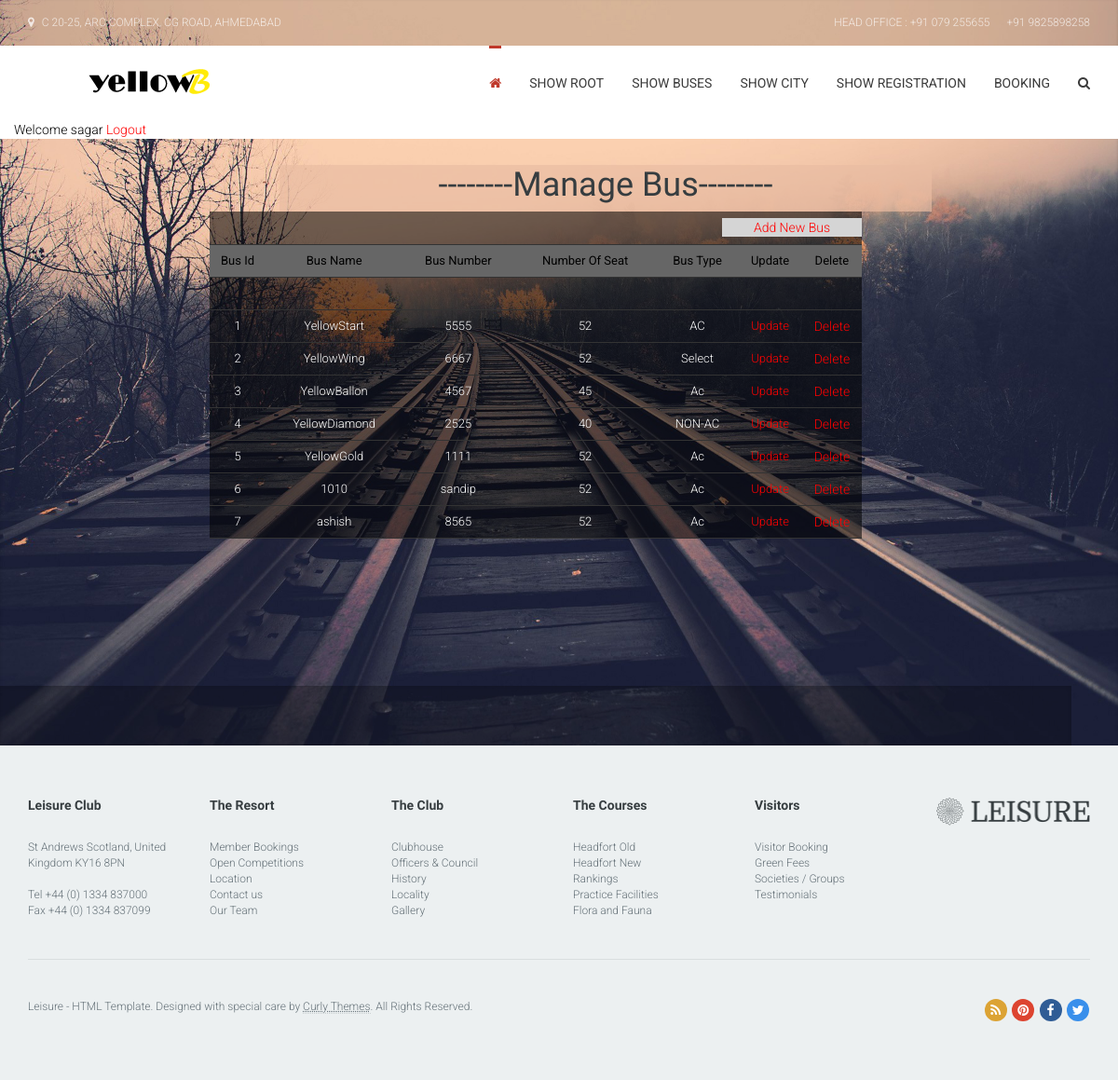
/showbus.php (signed in), run on the app's committed database.
### tables this page shows
CREATE TABLE IF NOT EXISTS `bus` (
  `bus_id` int(10) NOT NULL AUTO_INCREMENT,
  `bus_name` varchar(20) NOT NULL,
  `bus_number` varchar(10) NOT NULL,
  `no_of_seats` int(10) NOT NULL,
  `bus_type` varchar(10) NOT NULL,
  PRIMARY KEY (`bus_id`)
);

### showbus.php (the view, shortened to what this page needs)
<!DOCTYPE html>
<html lang="en">
<head>
<?php
		include("headlink.php");
?>
</head>
<body>
<?php
		   	include("Aheadmenu.php");
            	if(isset($_SESSION['uname']))
				{
					echo "<font color='black'>Welcome ".$_SESSION['uname']."<font> ";
					echo "<a href='logout.php'>Logout</a>";
				}
				else
				{
					header("Location: http://localhost/yellowB/index.php");
				}
		   ?>
          </div>
        </div>
      </nav>
    </div>
    <div style="margin-top:20px; margin-left:-50px;">
	<div>
    	<?php
    $data=  mysql_query("select * from bus");
?>
<table border="0" cellpadding="0" cellspacing="0" align="center">
            <div style="margin-left:350px; background-color:rgba(233, 189, 162, 0.69); width:700px; height:50px;">
            <center>
 <h1>--------Manage Bus--------</h1></center>
                            </div>
                                <form  action="" name="state" method="post" >
                                        <table height="50%" width="50%" border="0" align="center" style="padding-left: 100px;">
										<tr>
											<td colspan="7" align="right"><div style="margin-left:550px; background-color:#D5D5D5; width:150px; height:20px;"><a href="addbus.php" class="button" >Add New Bus</a></div></td>
										</tr>
                                    <tr align="center">
                                                <th> <font size="2px">Bus Id</font></th>
                                                 <th> <font size="2px">Bus Name</font></th>
                                                   <th> <font size="2px">Bus Number</font></th>
                                                    <th> <font size="2px">Number Of Seat</font></th>
                                                     <th> <font size="2px">Bus Type</font></th>
                                                  <th> <font size="2px">Update</font></th>
                                                  <th> <font size="2px">Delete</font></th>
                                            </tr>
                                    <tr><td><br></td></tr>
                    <?php
                            while($row=mysql_fetch_array($data))
                            {
                    ?>
                     <tr align="center">
                                    <td><font size="2px"><?php echo $row[0]; ?></font></td>
                                    <td><font size="2px"><?php echo $row[1]; ?></font></td>
                                    <td><font size="2px"><?php echo $row[2]; ?></font></td>
                                    <td><font size="2px"><?php echo $row[3]; ?></font></td>
                                    <td><font size="2px"><?php echo $row[4]; ?></font></td>
                                    <td><font size="2px"><a href="updatebus.php?id=<?php echo $row[0]; ?>">Update</a></font></td>
                                    <td><a href="deletebus.php?id=<?php echo $row[0]; ?>">Delete</a></td>
                    </tr>
                    <?php
                            }
                    ?>
                                        </table><br/><br/>
            </form>
            </table>
    </div>
    <div class="booking-row content-padding-xs">
    </div>
  </header>
  <footer id="footer" role="contentinfo">
    <div class="container">
      <div class="row" id="main-footer">
        <aside class="col-lg-2 col-md-3 col-sm-4 widget">
          <h5 class="widget-title">Leisure Club</h5>
          <p>St Andrews Scotland,
            United Kingdom KY16 8PN<br>
            <br>
            Tel  +44 (0) 1334 837000<br>
            Fax +44 (0) 1334 837099</p>
        </aside>
        <aside class="col-lg-2 col-md-3 col-sm-4 widget">
          <h5 class="widget-title">The Resort</h5>
          <p> <a href="members.html">Member Bookings</a><br>
            <a href="events.html">Open Competitions</a><br>
            <a href="contact.html">Location</a><br>
            <a href="contact.html">Contact us</a><br>
            <a href="resort.html">Our Team</a><br>
          </p>
        </aside>
        <aside class="col-lg-2 col-md-3 col-sm-4 widget">
          <h5 class="widget-title">The Club</h5>
          <p> <a href="resort.html">Clubhouse</a><br>
            <a href="resort.html">Officers &amp; Council </a><br>
            <a href="resort.html">History</a><br>
            <a href="resort.html">Locality</a><br>
            <a href="media-gallery.html">Gallery</a><br>
          </p>
        </aside>
        <aside class="col-lg-2 col-md-3 col-sm-4 widget">
          <h5 class="widget-title">The Courses</h5>
          <p> <a href="activities.html">Headfort Old</a><br>
            <a href="activities.html">Headfort New</a><br>
            <a href="activities.html">Rankings</a><br>
            <a href="activities.html">Practice Facilities</a><br>
            <a href="media-gallery.html">Flora and Fauna</a><br>
          </p>
        </aside>
        <aside class="col-lg-2 col-md-3 col-sm-4 widget">
          <h5 class="widget-title">Visitors</h5>
          <p> <a href="room-view.html">Visitor Booking</a><br>
            <a href="members.html">Green Fees</a><br>
            <a href="resort.html">Societies / Groups</a><br>
            <a href="members.html">Testimonials</a><br>
          </p>
        </aside>
        <aside class="col-lg-2 col-md-3 col-sm-4 widget"> <a href="index-2.html"><img src="images/logo-leisure.png" alt=""></a> </aside>
      </div>
      <div class="row" id="absolute-footer">
        <div class="col-sm-12">
          <aside class="widget">
            <p>Leisure - HTML Template. Designed with special care by <a href="http://demo.curlythemes.com/" target="_blank"><abbr title="Premium WordPress Themes & Plugins">Curly Themes</abbr></a>. All Rights Reserved. <span class="pull-right hidden-xs"> <a href="#" class="fa fa-boxed fa-rss" data-toggle="tooltip" data-placement="left" title="Leisure RSS"></a> <a href="http://www.pinterest.com/raducretu/curly-themes/" class="fa fa-boxed fa-pinterest" data-toggle="tooltip" data-placement="left" title="Leisure Pintrest Board"></a> <a href="https://www.facebook.com/cthemes" class="fa fa-boxed fa-facebook" data-toggle="tooltip" data-placement="left" title="Leisure on Facebook"></a> <a href="https://twitter.com/CurlyThemes" class="fa fa-boxed fa-twitter" data-toggle="tooltip" data-placement="left" title="Leisure on Twitter"></a> </span> </p>
          </aside>
        </div>
      </div>
    </div>
  </footer>
</div>
</body>
</html>

### style.css (style rules this page uses)
html, body { height: 100%; color: #667279; background: #ecf0f1; }
a { -webkit-transition: all 200ms ease-in; -moz-transition: all 200ms ease-in; -ms-transition: all 200ms ease-in; -o-transition: all 200ms ease-in; transition: all 200ms ease-in; outline: none; color: #F00; text-decoration: none; }
img { max-width: 100%; height: auto; }
h1, h2, h3, h4, h6 { color: #363d40; }
h5 { color: #C0392B; }
html { font-size: 62.5%; font-weight: 300; }
body { font-size: 1.4rem; font-family: "Roboto", sans-serif; }
p, li, span, div { font-size: 1.4rem; }
h1 { font-size: 3.6rem; line-height: 1.2; }
h5 { font-size: 1.6rem; line-height: 1.2; }
p, h1, h2, h3, h4, h5, h6, blockquote, ul { margin: 2.8rem 0 1.4rem; }
h1, h2, h3, h4, h5, h6 { font-family: "Domine", serif; position: relative; }
#header .booking-row { position: fixed; width: 100%; max-width: 1440px; bottom: 0; z-index: 1; }
.content-padding-xs { padding-bottom: 3.2rem; padding-top: 3.2rem; }
#footer { background: #ecf0f1; padding: 5.6rem 0; color: #667279; font-size: 1.2rem; }
#footer abbr { border-bottom-color: rgba(102, 114, 121, .25); }
#footer p { font-size: 1.2rem; }
#footer a { color: #667279; text-decoration: none; }
#footer aside { opacity: 0; }
#main-footer .widget { margin-bottom: 2.8rem; }
#footer .widget-title { font-family: "Domine", serif; font-size: 1.4rem; font-weight: bold; color: #363d40; margin-bottom: 2.8rem; margin-top: 0; }
#absolute-footer .widget { border-top: 1px solid rgba(54, 61, 64, .1); padding-top: 4.2rem; }
#absolute-footer .widget p { margin-top: 0; }
.booking-row { background: rgba(0, 0, 0, .25); box-shadow: inset 0 1px 5px rgba(0, 0, 0, 0.1); position: relative; z-index: 1; }
.fa-boxed { display: inline-block; text-align: center; border-radius: 300px; margin: 0 1px; width: 24px; line-height: 24px; height: 24px; font-size: 14px; background: #363d40; }
.fa-boxed::before { color: #fff; }
.fa-boxed.fa-rss { background: #dca334; }
.fa-boxed.fa-pinterest { background: #dd4430; }
.fa-boxed.fa-facebook { background: #2f5c95; }
.fa-boxed.fa-twitter { background: #398feb; }

### showbus.php (style rules this page uses)
td { border-bottom:thin; border-bottom-style:solid; border-bottom-color:#333; color:#FFF; text-align:center; }
table { background-color:rgba(0, 0, 0, 0.55); }
tr { height:35px; text-align:center; border-bottom:thin; border-bottom-style:solid; border-bottom-color:#333; }
th { text-align:center; background-color:#666; font-size:16px; font-weight:bolder; }

### data on the page
bus: bus_id "1", bus_name "YellowStart", bus_number "5555", no_of_seats "52", bus_type "AC"
bus: bus_id "2", bus_name "YellowWing", bus_number "6667", no_of_seats "52", bus_type "Select"
bus: bus_id "3", bus_name "YellowBallon", bus_number "4567", no_of_seats "45", bus_type "Ac"
bus: bus_id "4", bus_name "YellowDiamond", bus_number "2525", no_of_seats "40", bus_type "NON-AC"
bus: bus_id "5", bus_name "YellowGold", bus_number "1111", no_of_seats "52", bus_type "Ac"
bus: bus_id "6", bus_name "1010", bus_number "sandip", no_of_seats "52", bus_type "Ac"
bus: bus_id "7", bus_name "ashish", bus_number "8565", no_of_seats "52", bus_type "Ac"

### other printed values
$_SESSION['uname'] "sagar"
